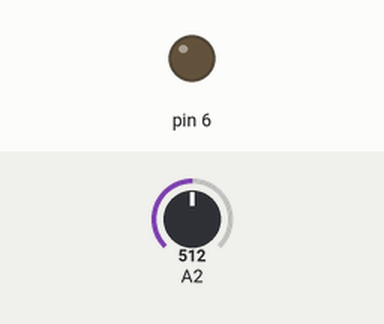
Simulated run of this sketch. Board: Arduino Uno, built with avr-gcc and run on an emulated ATmega328P. Parts: output pins drawn as LEDs (lit = HIGH). Inputs (shaded band) come from the test bench; at power-on: A2 = 512.

Above: at 1.2 s.
1.3 s: A2 set to 716
At 2.5 s:
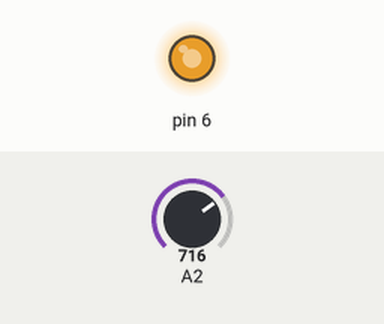
2.8 s: A2 set to 755
At 3.8 s:
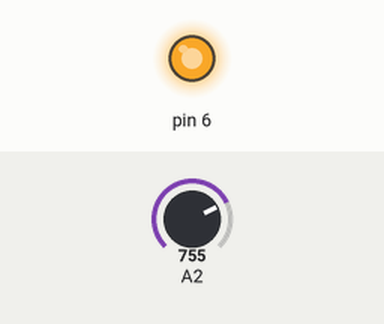
4.3 s: A2 set to 768
At 4.9 s:
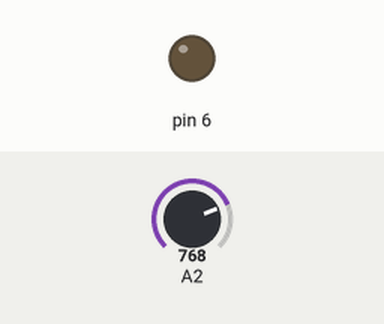
5.8 s: A2 set to 900
At 6.1 s:
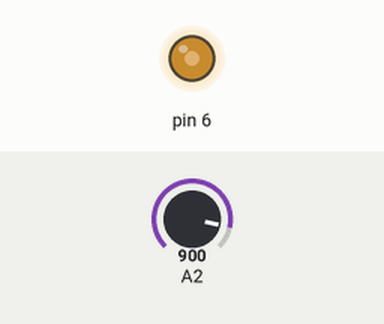
7.3 s: A2 set to 306
At 8.4 s:
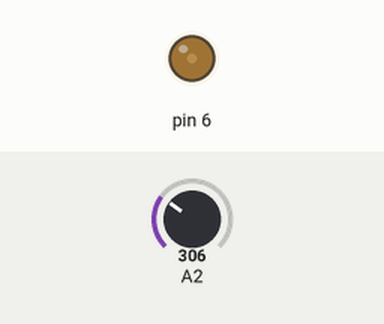
8.8 s: A2 set to 0
At 9.6 s:
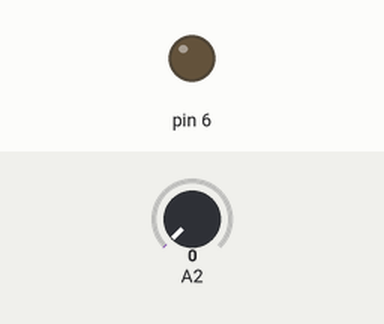
Timing chart, 0 to 11.3 s (numbered marks = the images above; inputs shaded):
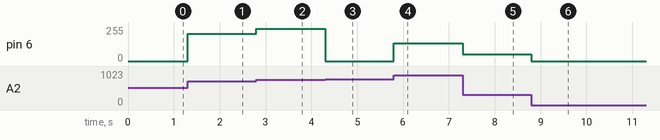

The sketch:

lab3c.ino
```cpp
#define ldrpin 5
const float GAMMA = 0.7;
const float RL10 = 50;

void setup() {
  // put your setup code here, to run once:
  pinMode(5, INPUT_PULLUP);
  Serial.begin(9600);

  pinMode(6,OUTPUT);

}

void loop() {
  // put your main code here, to run repeatedly:
  int analogValue = analogRead(A2);
  analogWrite(6,analogValue);


}
```

Measured:
- the behaviour switches between 767 and 768 on A2 (found by bisection; images 2 and 3)
- after the input at 1.3 s, pin 6: 0/255 → 204/255 at once
- after the input at 2.8 s, pin 6: 204/255 → 243/255 at once
- after the input at 4.3 s, pin 6: 243/255 → 0/255 at once
- after the input at 5.8 s, pin 6: 0/255 → 132/255 at once
- after the input at 7.3 s, pin 6: 132/255 → 50/255 at once
- after the input at 8.8 s, pin 6: 50/255 → 0/255 at once
